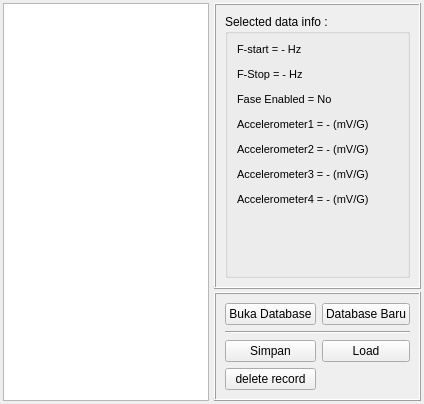
<?xml version="1.0" encoding="UTF-8"?>
<ui version="4.0">
 <class>DbControl</class>
 <widget class="QWidget" name="DbControl">
  <property name="geometry">
   <rect>
    <x>0</x>
    <y>0</y>
    <width>424</width>
    <height>404</height>
   </rect>
  </property>
  <property name="windowTitle">
   <string>Form</string>
  </property>
  <layout class="QHBoxLayout" name="horizontalLayout" stretch="2,1">
   <property name="spacing">
    <number>5</number>
   </property>
   <property name="margin">
    <number>3</number>
   </property>
   <item>
    <widget class="QTableView" name="table_db"/>
   </item>
   <item>
    <layout class="QVBoxLayout" name="verticalLayout" stretch="2,0">
     <property name="spacing">
      <number>3</number>
     </property>
     <property name="sizeConstraint">
      <enum>QLayout::SetDefaultConstraint</enum>
     </property>
     <property name="margin">
      <number>0</number>
     </property>
     <item>
      <widget class="QFrame" name="frame">
       <property name="frameShape">
        <enum>QFrame::Box</enum>
       </property>
       <property name="frameShadow">
        <enum>QFrame::Raised</enum>
       </property>
       <layout class="QVBoxLayout" name="verticalLayout_2">
        <item>
         <widget class="QGroupBox" name="groupBox">
          <property name="title">
           <string>Selected data info :</string>
          </property>
          <layout class="QVBoxLayout" name="verticalLayout_3">
           <item>
            <widget class="QLabel" name="label_info">
             <property name="minimumSize">
              <size>
               <width>0</width>
               <height>120</height>
              </size>
             </property>
             <property name="text">
              <string>&lt;html&gt;
&lt;body style=&quot; font-family:'Ubuntu'; font-size:8pt; font-weight:400; font-style:normal;&quot;&gt;
&lt;p&gt;F-start = - Hz&lt;/p&gt;
&lt;p&gt;F-Stop = - Hz&lt;/p&gt;
&lt;p&gt;Fase Enabled = No&lt;/p&gt;
&lt;p&gt;Accelerometer1 = - (mV/G)&lt;/p&gt;
&lt;p&gt;Accelerometer2 = - (mV/G)&lt;/p&gt;
&lt;p&gt;Accelerometer3 = - (mV/G)&lt;/p&gt;
&lt;p&gt;Accelerometer4 = - (mV/G)&lt;/p&gt;
&lt;/body&gt;
&lt;/html&gt;</string>
             </property>
             <property name="alignment">
              <set>Qt::AlignLeading|Qt::AlignLeft|Qt::AlignTop</set>
             </property>
            </widget>
           </item>
          </layout>
         </widget>
        </item>
       </layout>
      </widget>
     </item>
     <item>
      <widget class="QFrame" name="frame_2">
       <property name="frameShape">
        <enum>QFrame::Box</enum>
       </property>
       <property name="frameShadow">
        <enum>QFrame::Raised</enum>
       </property>
       <layout class="QGridLayout" name="gridLayout">
        <item row="0" column="0">
         <widget class="QPushButton" name="pb_open_db">
          <property name="text">
           <string>Buka Database</string>
          </property>
         </widget>
        </item>
        <item row="0" column="1">
         <widget class="QPushButton" name="pb_new_db">
          <property name="text">
           <string>Database Baru</string>
          </property>
         </widget>
        </item>
        <item row="2" column="0">
         <widget class="QPushButton" name="pb_save_db">
          <property name="text">
           <string>Simpan</string>
          </property>
         </widget>
        </item>
        <item row="2" column="1">
         <widget class="QPushButton" name="pb_load_db">
          <property name="text">
           <string>Load</string>
          </property>
         </widget>
        </item>
        <item row="1" column="0" colspan="2">
         <widget class="Line" name="line">
          <property name="orientation">
           <enum>Qt::Horizontal</enum>
          </property>
         </widget>
        </item>
        <item row="3" column="0">
         <widget class="QPushButton" name="pb_delete_record">
          <property name="text">
           <string>delete record</string>
          </property>
         </widget>
        </item>
       </layout>
      </widget>
     </item>
    </layout>
   </item>
  </layout>
 </widget>
 <resources/>
 <connections/>
</ui>
